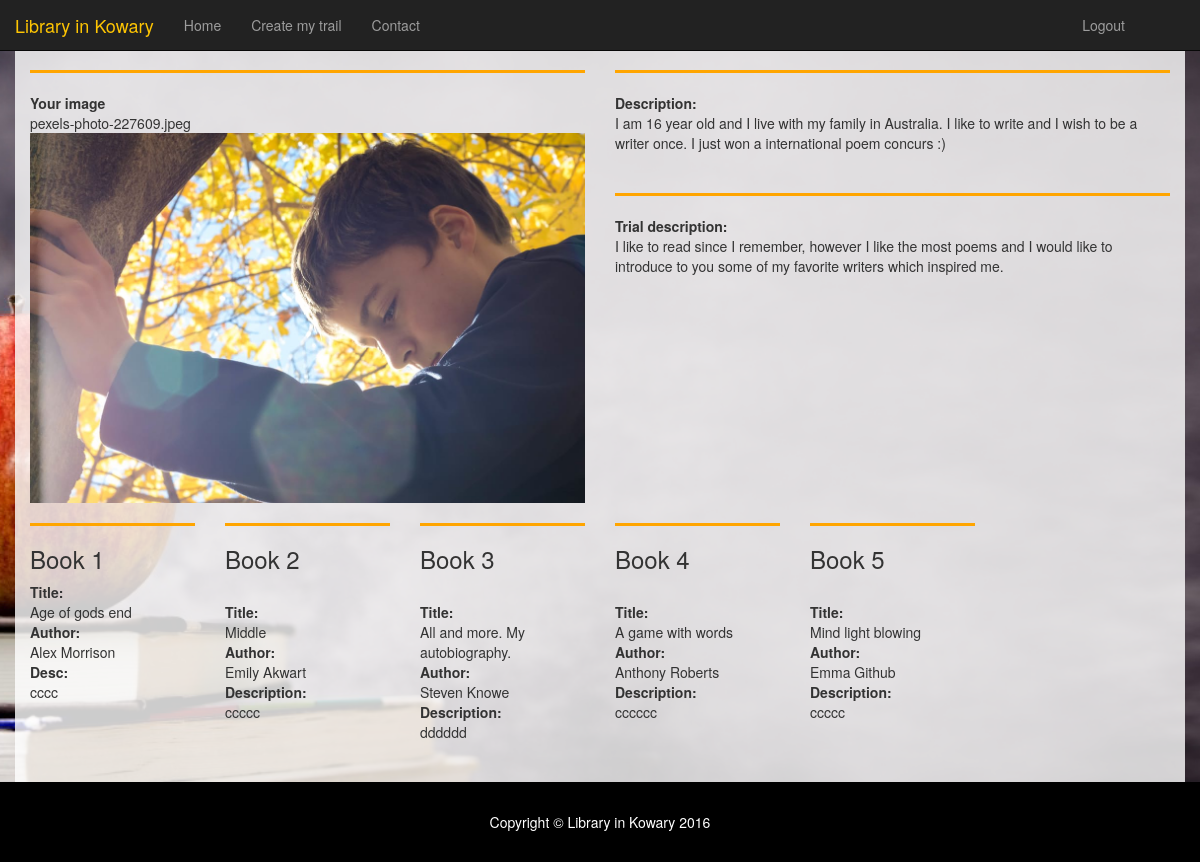
/preview (signed in), run on an earlier commit of the app's database.
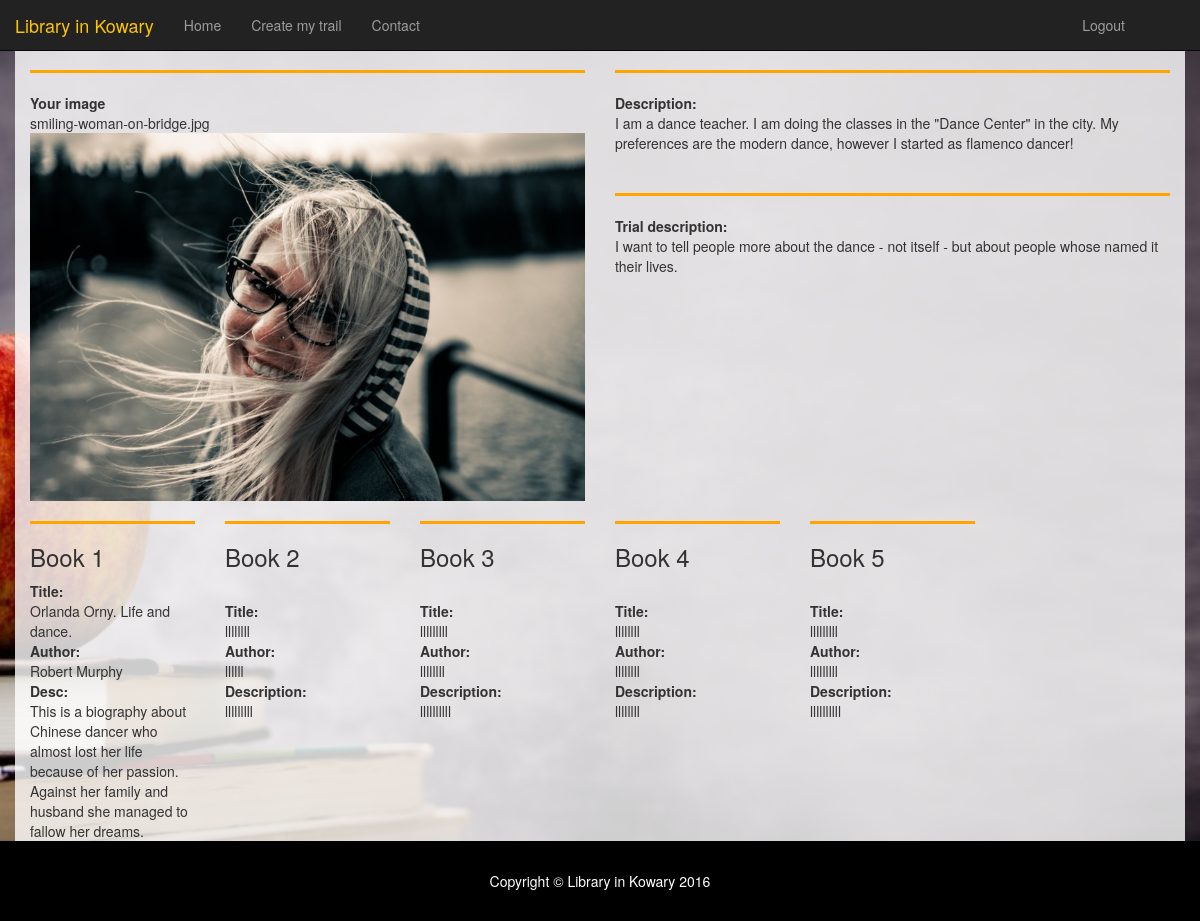
And on a later commit of the database.
### tables this page shows
CREATE TABLE books
                  (id INTEGER PRIMARY KEY, p_name text, p_surname text, p_desc text, p_img text, path_status text, path_desc text, b1_title text, b1_author text, b1_img text, b1_desc text, b2_title text, b2_author text, b2_img text, b2_desc text, b3_title text, b3_author text, b3_img text, b3_desc text, b4_title text, b4_author text, b4_img text, b4_desc text, b5_title text, b5_author text, b5_img text, b5_desc text, ip text);

### insert2.py (the view)
@app.route('/preview')
def preview():
  if session.get('session_guest'):
   sql2 = ('SELECT * FROM books ORDER BY id DESC LIMIT 1')
   connection = sqlite3.connect("books.db")
   connection.row_factory = sqlite3.Row
   last = connection.cursor().execute(sql2).fetchall()
   return render_template('preview.html', last = last)
  else:
    abort(401)

### templates/preview.html
{%extends "base_guest.html"%}
{%block content%}
{% for row in last %}
<div class="row" id="guest" >
<div class="container" style="background-color:rgba(255,255,255, 0.8);">
 <div class="row" >
				<div class="col-md-6">
				<hr style=" border-top: 3px solid orange;">
					<b>Your image</b><br>
					{{ row["p_img"] }}
					<img src="http://localhost:5000/static/uploads/{{ row['p_img'] }}" class="img-responsive">
				</div>
				<div class="col-md-6">
				<hr style=" border-top: 3px solid orange;">
					<b>Description:</b><br>
					{{ row["p_desc"] }}<br><br>
					<hr style=" border-top: 3px solid orange;">
					<b>Trial description:</b><br>
					{{ row["path_desc"] }}
				</div>
			</div>
			<div class="row">
				<div class="col-md-2">
				 <hr style=" border-top: 3px solid orange;">
					<h3>Book 1</h3>
					<b>Title:</b><br>{{ row["b1_title"] }}<br>
					<b>Author:</b><br>{{ row["b1_author"] }}<br>
					<b>Desc:</b><br>{{ row["b1_desc"] }}<br>
				</div>
				<div class="col-md-2">
					<hr style=" border-top: 3px solid orange;">
					<h3>Book 2</h3><br>
					<b>Title:</b><br>{{ row["b2_title"] }}<br>
					<b>Author:</b><br>{{ row["b2_author"] }}<br>
					<b>Description:</b><br>{{ row["b2_desc"] }}<br>
				</div>
				<div class="col-md-2">
					<hr style=" border-top: 3px solid orange;">
					<h3>Book 3</h3><br>
					<b>Title:</b><br>{{ row["b3_title"] }}<br>
					<b>Author:</b><br>{{ row["b3_author"] }}<br>
					<b>Description:</b><br>{{ row["b3_desc"] }}<br>
				</div>
				<div class="col-md-2">
					<hr style=" border-top: 3px solid orange;">
					<h3>Book 4</h3><br>
					<b>Title:</b><br>{{ row["b4_title"] }}<br>
					<b>Author:</b><br>{{ row["b4_author"] }}<br>
					<b>Description:</b><br>{{ row["b4_desc"] }}<br>
				</div>
				<div class="col-md-2">
					<hr style=" border-top: 3px solid orange;">
					<h3>Book 5</h3><br>
					<b>Title:</b><br>{{ row["b5_title"] }}<br>
					<b>Author:</b><br>{{ row["b5_author"] }}<br>
					<b>Description:</b><br>{{ row["b5_desc"] }}<br><br><br><br>
				</div>
				</div>
				{%  endfor %}
			</div>
	</div>
{%endblock%}

What changed in the data, as far as the page shows it:
no longer on this page (row unchanged): books: p_img "pexels-photo-227609.jpeg", p_img (picture), p_desc "I am 16 year old and I live with my family in Australia. I like to write and I wish to be a writer once. I just won a international poem concurs :)", path_desc "I like to read since I remember, however I like the most poems and I would like to introduce to you some of my favorite writers which inspired me.", b1_title "Age of gods end", b1_author "Alex Morrison", b1_desc "cccc", b2_title "Middle", b2_author "Emily Akwart", b2_desc "ccccc", b3_title "All and more. My autobiography.", b3_author "Steven Knowe", b3_desc "dddddd", b4_title "A game with words", b4_author "Anthony Roberts", b4_desc "cccccc", b5_title "Mind light blowing", b5_author "Emma Github", b5_desc "ccccc"
added books: p_img "smiling-woman-on-bridge.jpg", p_img (picture), p_desc "I am a dance teacher. I am doing the classes in the \"Dance Center\" in the city. My preferences are the modern dance, however I started as flamenco dancer!", path_desc "I want to tell people more about the dance - not itself - but about people whose named it their lives.", b1_title "Orlanda Orny. Life and dance.", b1_author "Robert Murphy", b1_desc "This is a biography about Chinese dancer who almost lost her life because of her passion. Against her family and husband she managed to fallow her dreams.", b2_title "llllllll", b2_author "llllll", b2_desc "lllllllll", b3_title "lllllllll", b3_author "llllllll", b3_desc "llllllllll", b4_title "llllllll", b4_author "llllllll", b4_desc "llllllll", b5_title "lllllllll", b5_author "lllllllll", b5_desc "llllllllll"
